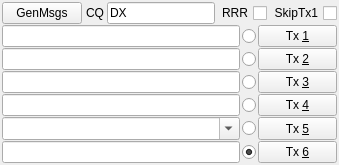
                   <widget class="QWidget" name="tab">
                    <property name="sizePolicy">
                     <sizepolicy hsizetype="Expanding" vsizetype="Preferred">
                      <horstretch>1</horstretch>
                      <verstretch>0</verstretch>
                     </sizepolicy>
                    </property>
                    <attribute name="title">
                     <string>1</string>
                    </attribute>
                    <layout class="QVBoxLayout" name="verticalLayout_11">
                     <property name="spacing">
                      <number>3</number>
                     </property>
                     <property name="leftMargin">
                      <number>2</number>
                     </property>
                     <property name="topMargin">
                      <number>2</number>
                     </property>
                     <property name="rightMargin">
                      <number>2</number>
                     </property>
                     <property name="bottomMargin">
                      <number>2</number>
                     </property>
                     <item>
                      <layout class="QVBoxLayout" name="verticalLayout_10">
                       <property name="spacing">
                        <number>1</number>
                       </property>
                       <item>
                        <layout class="QHBoxLayout" name="horizontalLayout_3">
                         <property name="spacing">
                          <number>1</number>
                         </property>
                         <item>
                          <widget class="QPushButton" name="genStdMsgsPushButton">
                           <property name="sizePolicy">
                            <sizepolicy hsizetype="Expanding" vsizetype="Preferred">
                             <horstretch>0</horstretch>
                             <verstretch>0</verstretch>
                            </sizepolicy>
                           </property>
                           <property name="minimumSize">
                            <size>
                             <width>0</width>
                             <height>0</height>
                            </size>
                           </property>
                           <property name="toolTip">
                            <string>Generate standard messages for minimal QSO</string>
                           </property>
                           <property name="text">
                            <string>GenMsgs</string>
                           </property>
                          </widget>
                         </item>
                         <item>
                          <spacer name="horizontalSpacer_4">
                           <property name="orientation">
                            <enum>Qt::Horizontal</enum>
                           </property>
                           <property name="sizeType">
                            <enum>QSizePolicy::Fixed</enum>
                           </property>
                           <property name="sizeHint" stdset="0">
                            <size>
                             <width>3</width>
                             <height>3</height>
                            </size>
                           </property>
                          </spacer>
                         </item>
                         <item>
                          <widget class="QLabel" name="label_8">
                           <property name="sizePolicy">
                            <sizepolicy hsizetype="Fixed" vsizetype="Preferred">
                             <horstretch>0</horstretch>
                             <verstretch>0</verstretch>
                            </sizepolicy>
                           </property>
                           <property name="text">
                            <string>CQ</string>
                           </property>
                          </widget>
                         </item>
                         <item>
                          <spacer name="horizontalSpacer_6">
                           <property name="orientation">
                            <enum>Qt::Horizontal</enum>
                           </property>
                           <property name="sizeType">
                            <enum>QSizePolicy::Fixed</enum>
                           </property>
                           <property name="sizeHint" stdset="0">
                            <size>
                             <width>2</width>
                             <height>2</height>
                            </size>
                           </property>
                          </spacer>
                         </item>
                         <item>
                          <widget class="QLineEdit" name="direction1LineEdit">
                           <property name="sizePolicy">
                            <sizepolicy hsizetype="Expanding" vsizetype="Preferred">
                             <horstretch>0</horstretch>
                             <verstretch>0</verstretch>
                            </sizepolicy>
                           </property>
                           <property name="minimumSize">
                            <size>
                             <width>30</width>
                             <height>0</height>
                            </size>
                           </property>
                           <property name="maximumSize">
                            <size>
                             <width>16777215</width>
                             <height>42</height>
                            </size>
                           </property>
                           <property name="sizeIncrement">
                            <size>
                             <width>0</width>
                             <height>0</height>
                            </size>
                           </property>
                           <property name="toolTip">
                            <string>&lt;html&gt;&lt;head/&gt;&lt;body&gt;&lt;p&gt;Directional CQ, range from AA to ZZ is being supported.&lt;/p&gt;&lt;/body&gt;&lt;/html&gt;</string>
                           </property>
                           <property name="text">
                            <string>DX</string>
                           </property>
                          </widget>
                         </item>
                         <item>
                          <widget class="QCheckBox" name="rrr1CheckBox">
                           <property name="sizePolicy">
                            <sizepolicy hsizetype="Fixed" vsizetype="Preferred">
                             <horstretch>0</horstretch>
                             <verstretch>0</verstretch>
                            </sizepolicy>
                           </property>
                           <property name="toolTip">
                            <string>Check to generate 'RRR' message, uncheck to generate 'RR73'</string>
                           </property>
                           <property name="layoutDirection">
                            <enum>Qt::RightToLeft</enum>
                           </property>
                           <property name="text">
                            <string>RRR</string>
                           </property>
                          </widget>
                         </item>
                         <item>
                          <widget class="QCheckBox" name="skipTx1">
                           <property name="sizePolicy">
                            <sizepolicy hsizetype="Fixed" vsizetype="Preferred">
                             <horstretch>0</horstretch>
                             <verstretch>0</verstretch>
                            </sizepolicy>
                           </property>
                           <property name="toolTip">
                            <string>&lt;html&gt;&lt;head/&gt;&lt;body&gt;&lt;p&gt;Skip transmitting message with QTH Grid locator&lt;/p&gt;&lt;/body&gt;&lt;/html&gt;</string>
                           </property>
                           <property name="layoutDirection">
                            <enum>Qt::RightToLeft</enum>
                           </property>
                           <property name="text">
                            <string>SkipTx1</string>
                           </property>
                          </widget>
                         </item>
                        </layout>
                       </item>
                       <item>
                        <layout class="QHBoxLayout" name="horizontalLayout_14">
                         <property name="spacing">
                          <number>2</number>
                         </property>
                         <item>
                          <widget class="QLineEdit" name="tx1">
                           <property name="sizePolicy">
                            <sizepolicy hsizetype="Expanding" vsizetype="Preferred">
                             <horstretch>3</horstretch>
                             <verstretch>0</verstretch>
                            </sizepolicy>
                           </property>
                           <property name="maximumSize">
                            <size>
                             <width>16777215</width>
                             <height>42</height>
                            </size>
                           </property>
                           <property name="sizeIncrement">
                            <size>
                             <width>0</width>
                             <height>0</height>
                            </size>
                           </property>
                           <property name="text">
                            <string/>
                           </property>
                          </widget>
                         </item>
                         <item>
                          <widget class="QRadioButton" name="txrb1">
                           <property name="sizePolicy">
                            <sizepolicy hsizetype="Minimum" vsizetype="Preferred">
                             <horstretch>0</horstretch>
                             <verstretch>0</verstretch>
                            </sizepolicy>
                           </property>
                           <property name="toolTip">
                            <string>Send this message in next Tx interval</string>
                           </property>
                           <property name="text">
                            <string/>
                           </property>
                           <property name="shortcut">
                            <string>Ctrl+1</string>
                           </property>
                           <property name="checked">
                            <bool>false</bool>
                           </property>
                           <attribute name="buttonGroup">
                            <string notr="true">buttonGroup</string>
                           </attribute>
                          </widget>
                         </item>
                         <item>
                          <widget class="QPushButton" name="txb1">
                           <property name="sizePolicy">
                            <sizepolicy hsizetype="Minimum" vsizetype="Preferred">
                             <horstretch>1</horstretch>
                             <verstretch>0</verstretch>
                            </sizepolicy>
                           </property>
                           <property name="minimumSize">
                            <size>
                             <width>55</width>
                             <height>0</height>
                            </size>
                           </property>
                           <property name="toolTip">
                            <string>Switch to this Tx message NOW</string>
                           </property>
                           <property name="layoutDirection">
                            <enum>Qt::LeftToRight</enum>
                           </property>
                           <property name="text">
                            <string>Tx &amp;1</string>
                           </property>
                           <property name="shortcut">
                            <string>Alt+1</string>
                           </property>
                          </widget>
                         </item>
                        </layout>
                       </item>
                       <item>
                        <layout class="QHBoxLayout" name="horizontalLayout_15">
                         <property name="spacing">
                          <number>2</number>
                         </property>
                         <item>
                          <widget class="QLineEdit" name="tx2">
                           <property name="sizePolicy">
                            <sizepolicy hsizetype="Expanding" vsizetype="Preferred">
                             <horstretch>3</horstretch>
                             <verstretch>0</verstretch>
                            </sizepolicy>
                           </property>
                           <property name="maximumSize">
                            <size>
                             <width>16777215</width>
                             <height>42</height>
                            </size>
                           </property>
                           <property name="sizeIncrement">
                            <size>
                             <width>0</width>
                             <height>0</height>
                            </size>
                           </property>
                          </widget>
                         </item>
                         <item>
                          <widget class="QRadioButton" name="txrb2">
                           <property name="sizePolicy">
                            <sizepolicy hsizetype="Minimum" vsizetype="Preferred">
                             <horstretch>0</horstretch>
                             <verstretch>0</verstretch>
                            </sizepolicy>
                           </property>
                           <property name="toolTip">
                            <string>Send this message in next Tx interval</string>
                           </property>
                           <property name="text">
                            <string/>
                           </property>
                           <property name="shortcut">
                            <string>Ctrl+2</string>
                           </property>
                           <attribute name="buttonGroup">
                            <string notr="true">buttonGroup</string>
                           </attribute>
                          </widget>
                         </item>
                         <item>
                          <widget class="QPushButton" name="txb2">
                           <property name="sizePolicy">
                            <sizepolicy hsizetype="Minimum" vsizetype="Preferred">
                             <horstretch>1</horstretch>
                             <verstretch>0</verstretch>
                            </sizepolicy>
                           </property>
                           <property name="minimumSize">
                            <size>
                             <width>55</width>
                             <height>0</height>
                            </size>
                           </property>
                           <property name="toolTip">
                            <string>Switch to this Tx message NOW</string>
                           </property>
                           <property name="text">
                            <string>Tx &amp;2</string>
                           </property>
                           <property name="shortcut">
                            <string>Alt+2</string>
                           </property>
                          </widget>
                         </item>
                        </layout>
                       </item>
                       <item>
                        <layout class="QHBoxLayout" name="horizontalLayout_16">
                         <property name="spacing">
                          <number>2</number>
                         </property>
                         <item>
                          <widget class="QLineEdit" name="tx3">
                           <property name="sizePolicy">
                            <sizepolicy hsizetype="Expanding" vsizetype="Preferred">
                             <horstretch>3</horstretch>
                             <verstretch>0</verstretch>
                            </sizepolicy>
                           </property>
                           <property name="maximumSize">
                            <size>
                             <width>16777215</width>
                             <height>42</height>
                            </size>
                           </property>
                          </widget>
                         </item>
                         <item>
                          <widget class="QRadioButton" name="txrb3">
                           <property name="sizePolicy">
                            <sizepolicy hsizetype="Minimum" vsizetype="Preferred">
                             <horstretch>0</horstretch>
                             <verstretch>0</verstretch>
                            </sizepolicy>
                           </property>
                           <property name="toolTip">
                            <string>Send this message in next Tx interval</string>
                           </property>
                           <property name="text">
                            <string/>
                           </property>
                           <property name="shortcut">
                            <string>Ctrl+3</string>
                           </property>
                           <attribute name="buttonGroup">
                            <string notr="true">buttonGroup</string>
                           </attribute>
                          </widget>
                         </item>
                         <item>
                          <widget class="QPushButton" name="txb3">
                           <property name="sizePolicy">
                            <sizepolicy hsizetype="Minimum" vsizetype="Preferred">
                             <horstretch>1</horstretch>
                             <verstretch>0</verstretch>
                            </sizepolicy>
                           </property>
                           <property name="minimumSize">
                            <size>
                             <width>55</width>
                             <height>0</height>
                            </size>
                           </property>
                           <property name="toolTip">
                            <string>Switch to this Tx message NOW</string>
                           </property>
                           <property name="text">
                            <string>Tx &amp;3</string>
                           </property>
                           <property name="shortcut">
                            <string>Alt+3</string>
                           </property>
                          </widget>
                         </item>
                        </layout>
                       </item>
                       <item>
                        <layout class="QHBoxLayout" name="horizontalLayout_17">
                         <property name="spacing">
                          <number>2</number>
                         </property>
                         <item>
                          <widget class="QLineEdit" name="tx4">
                           <property name="sizePolicy">
                            <sizepolicy hsizetype="Expanding" vsizetype="Preferred">
                             <horstretch>3</horstretch>
                             <verstretch>0</verstretch>
                            </sizepolicy>
                           </property>
                           <property name="maximumSize">
                            <size>
                             <width>16777215</width>
                             <height>42</height>
                            </size>
                           </property>
                          </widget>
                         </item>
                         <item>
                          <widget class="QRadioButton" name="txrb4">
                           <property name="sizePolicy">
                            <sizepolicy hsizetype="Minimum" vsizetype="Preferred">
                             <horstretch>0</horstretch>
                             <verstretch>0</verstretch>
                            </sizepolicy>
                           </property>
                           <property name="toolTip">
                            <string>Send this message in next Tx interval</string>
                           </property>
                           <property name="text">
                            <string/>
                           </property>
                           <property name="shortcut">
                            <string>Ctrl+4</string>
                           </property>
                           <attribute name="buttonGroup">
                            <string notr="true">buttonGroup</string>
                           </attribute>
                          </widget>
                         </item>
                         <item>
                          <widget class="QPushButton" name="txb4">
                           <property name="sizePolicy">
                            <sizepolicy hsizetype="Minimum" vsizetype="Preferred">
                             <horstretch>1</horstretch>
                             <verstretch>0</verstretch>
                            </sizepolicy>
                           </property>
                           <property name="minimumSize">
                            <size>
                             <width>55</width>
                             <height>0</height>
                            </size>
                           </property>
                           <property name="toolTip">
                            <string>Switch to this Tx message NOW</string>
                           </property>
                           <property name="text">
                            <string>Tx &amp;4</string>
                           </property>
                           <property name="shortcut">
                            <string>Alt+4</string>
                           </property>
                          </widget>
                         </item>
                        </layout>
                       </item>
                       <item>
                        <layout class="QHBoxLayout" name="horizontalLayout_18">
                         <property name="spacing">
                          <number>2</number>
                         </property>
                         <item>
                          <widget class="QComboBox" name="tx5">
                           <property name="sizePolicy">
                            <sizepolicy hsizetype="Expanding" vsizetype="Preferred">
                             <horstretch>3</horstretch>
                             <verstretch>0</verstretch>
                            </sizepolicy>
                           </property>
                           <property name="minimumSize">
                            <size>
                             <width>0</width>
                             <height>23</height>
                            </size>
                           </property>
                           <property name="maximumSize">
                            <size>
                             <width>16777215</width>
                             <height>42</height>
                            </size>
                           </property>
                           <property name="toolTip">
                            <string>Enter a free text message (maximum 13 characters)
or select a predefined macro from the dropdown list.
Press ENTER to add the current text to the predefined
list. The list can be maintained in Settings (F2).</string>
                           </property>
                           <property name="editable">
                            <bool>true</bool>
                           </property>
                           <property name="insertPolicy">
                            <enum>QComboBox::InsertAtBottom</enum>
                           </property>
                          </widget>
                         </item>
                         <item>
                          <widget class="QRadioButton" name="txrb5">
                           <property name="sizePolicy">
                            <sizepolicy hsizetype="Minimum" vsizetype="Preferred">
                             <horstretch>0</horstretch>
                             <verstretch>0</verstretch>
                            </sizepolicy>
                           </property>
                           <property name="toolTip">
                            <string>Send this message in next Tx interval</string>
                           </property>
                           <property name="text">
                            <string/>
                           </property>
                           <property name="shortcut">
                            <string>Ctrl+5</string>
                           </property>
                           <attribute name="buttonGroup">
                            <string notr="true">buttonGroup</string>
                           </attribute>
                          </widget>
                         </item>
                         <item>
                          <widget class="QPushButton" name="txb5">
                           <property name="sizePolicy">
                            <sizepolicy hsizetype="Minimum" vsizetype="Preferred">
                             <horstretch>1</horstretch>
                             <verstretch>0</verstretch>
                            </sizepolicy>
                           </property>
                           <property name="minimumSize">
                            <size>
                             <width>55</width>
                             <height>0</height>
                            </size>
                           </property>
                           <property name="toolTip">
                            <string>Switch to this Tx message NOW</string>
                           </property>
                           <property name="text">
                            <string>Tx &amp;5</string>
                           </property>
                           <property name="shortcut">
                            <string>Alt+5</string>
                           </property>
                          </widget>
                         </item>
                        </layout>
                       </item>
                       <item>
                        <layout class="QHBoxLayout" name="horizontalLayout_19">
                         <property name="spacing">
                          <number>2</number>
                         </property>
                         <item>
                          <widget class="QLineEdit" name="tx6">
                           <property name="sizePolicy">
                            <sizepolicy hsizetype="Expanding" vsizetype="Preferred">
                             <horstretch>3</horstretch>
                             <verstretch>0</verstretch>
                            </sizepolicy>
                           </property>
                           <property name="maximumSize">
                            <size>
                             <width>16777215</width>
                             <height>42</height>
                            </size>
                           </property>
                           <property name="text">
                            <string/>
                           </property>
                          </widget>
                         </item>
                         <item>
                          <widget class="QRadioButton" name="txrb6">
                           <property name="sizePolicy">
                            <sizepolicy hsizetype="Minimum" vsizetype="Preferred">
                             <horstretch>0</horstretch>
                             <verstretch>0</verstretch>
                            </sizepolicy>
                           </property>
                           <property name="toolTip">
                            <string>Send this message in next Tx interval</string>
                           </property>
                           <property name="text">
                            <string/>
                           </property>
                           <property name="shortcut">
                            <string>Ctrl+6</string>
                           </property>
                           <property name="checked">
                            <bool>true</bool>
                           </property>
                           <attribute name="buttonGroup">
                            <string notr="true">buttonGroup</string>
                           </attribute>
                          </widget>
                         </item>
                         <item>
                          <widget class="QPushButton" name="txb6">
                           <property name="sizePolicy">
                            <sizepolicy hsizetype="Minimum" vsizetype="Preferred">
                             <horstretch>1</horstretch>
                             <verstretch>0</verstretch>
                            </sizepolicy>
                           </property>
                           <property name="minimumSize">
                            <size>
                             <width>55</width>
                             <height>0</height>
                            </size>
                           </property>
                           <property name="toolTip">
                            <string>Switch to this Tx message NOW</string>
                           </property>
                           <property name="text">
                            <string>Tx &amp;6</string>
                           </property>
                           <property name="shortcut">
                            <string>Alt+6</string>
                           </property>
                          </widget>
                         </item>
                        </layout>
                       </item>
                      </layout>
                     </item>
                    </layout>
                   </widget>
